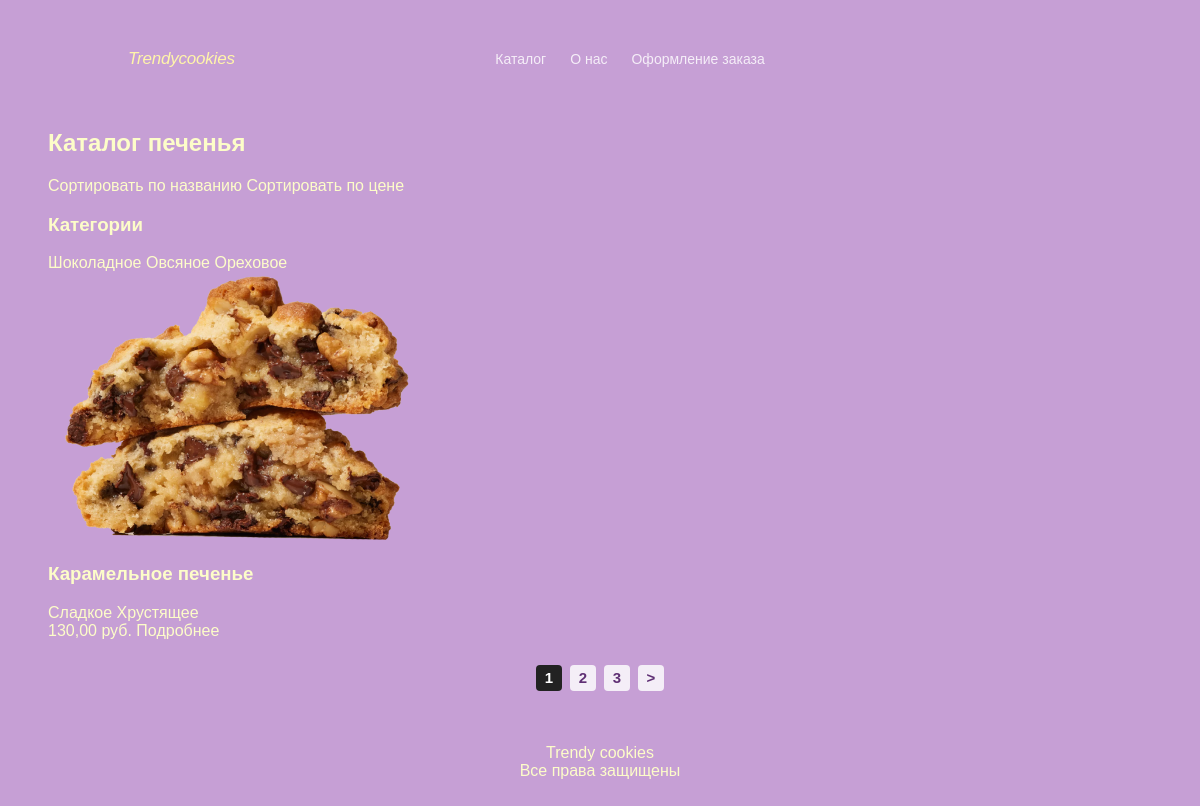
Page /catalog/ on the earlier database version.
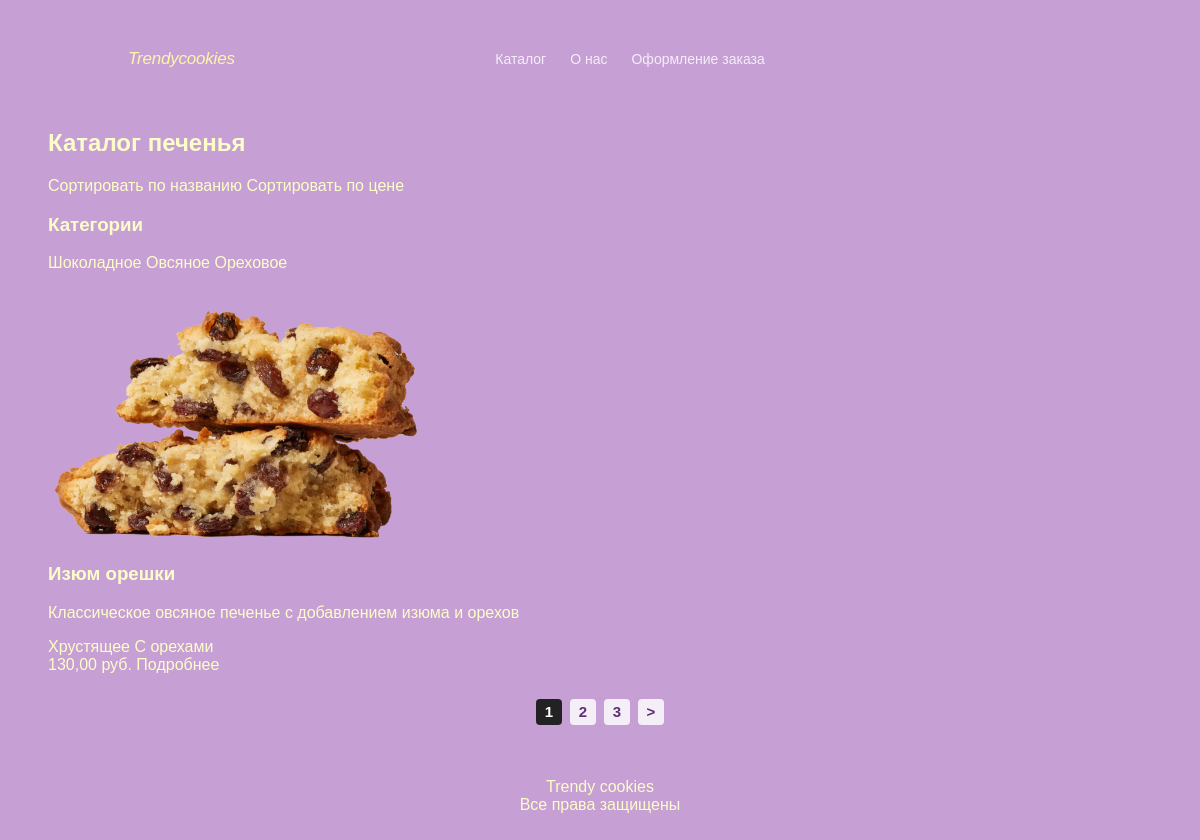
Same page on the later database version.
### shop/models.py (models this page shows, shortened)
class Category(models.Model):
    name = models.CharField(max_length=100, db_index=True)
    slug = models.SlugField(max_length=255, unique=True, db_index=True)
    class Meta:
        verbose_name = 'Категория'
        verbose_name_plural = 'Категории'

class Cookie(models.Model):
    name = models.CharField(max_length=255)
    slug = models.SlugField(max_length=255, unique=True)
    description = models.TextField(blank=True)
    price = models.DecimalField(max_digits=8, decimal_places=2)
    time_create = models.DateTimeField(auto_now_add=True)
    time_update = models.DateTimeField(auto_now=True)
    status = models.IntegerField(default=1)
    category = models.ForeignKey(
        Category,
        on_delete=models.PROTECT,
        related_name='cookies',
        null=True,
        blank=True
    )
    tags = models.ManyToManyField(
        Tag,
        blank=True,
        related_name='cookies'
    )
    photo = models.ImageField(
        upload_to='photos/%Y/%m/%d/',
        blank=True,
        null=True,
        verbose_name='Фото'
    )
    class Meta:
        verbose_name = 'Печенье'
        verbose_name_plural = 'Печенье'

class Tag(models.Model):
    name = models.CharField(max_length=100, db_index=True)
    slug = models.SlugField(max_length=255, unique=True, db_index=True)
    def get_absolute_url(self):
        return reverse('tag', kwargs={'tag_slug': self.slug})
    class Meta:
        verbose_name = 'Тег'
        verbose_name_plural = 'Теги'

### shop/views.py (the view)
# urls.py: path('catalog/', views.CookieCatalog.as_view(), name='catalog'),
class CookieCatalog(DataMixin, ListView):
    model = Cookie
    template_name = 'shop/catalog.html'
    context_object_name = 'cookies'
    title_page = 'Каталог печенья'
    def get_queryset(self):
        sort = self.request.GET.get('sort')
        cookies = Cookie.objects.filter(status=1).select_related(
            'category'
        ).prefetch_related('tags')
        if sort == 'name':
            cookies = cookies.order_by('name')
        elif sort == 'price':
            cookies = cookies.order_by('price')
        else:
            cookies = cookies.order_by('-time_create')
        return cookies
    def get_context_data(self, **kwargs):
        context = super().get_context_data(**kwargs)
        context['cats'] = Category.objects.all()
        return self.get_mixin_context(context)

### shop/utils.py (called while the page is built)
    def get_mixin_context(self, context, **kwargs):
        if self.title_page:
            context['title'] = self.title_page
        context.update(kwargs)
        return context

### shop/templates/shop/catalog.html (shortened to what this page needs)
{% extends 'base.html' %}
{% load static %}
{% block content %}
  <section class="inner-page">
    <div class="container">
      <h1>Каталог печенья</h1>
      <div class="sort-links">
        <a href="{% url 'catalog' %}?sort=name">Сортировать по названию</a>
        <a href="{% url 'catalog' %}?sort=price">Сортировать по цене</a>
      </div>
      <div class="categories">
        <h3>Категории</h3>
        {% for cat in cats %}
          <a href="{% url 'category' cat.id %}">{{ cat.name }}</a>
        {% endfor %}
      </div>
      <div class="cards">
        {% for item in cookies %}
          <div class="card">
            {% if item.photo %}
              <img src="{{ item.photo.url }}" alt="{{ item.name }}" />
            {% else %}
              <img src="{% static 'shop/images/cookie1.png' %}" alt="{{ item.name }}" />
            {% endif %}
            <h3>{{ item.name }}</h3>
            <p>{{ item.description }}</p>
            <div class="card-tags">
              {% for tag in item.tags.all %}
                <a href="{{ tag.get_absolute_url }}">{{ tag.name }}</a>
              {% endfor %}
            </div>
            <div class="card-bottom">
              <span>{{ item.price }} руб.</span>
              <a href="{% url 'cookie_detail' item.slug %}">Подробнее</a>
            </div>
          </div>
        {% endfor %}
      </div>
      {% if page_obj.has_other_pages %}
        <nav class="pagination">
          {% for p in paginator.page_range %}
            {% if page_obj.number == p %}
              <span class="page-link page-current">{{ p }}</span>
            {% elif p >= page_obj.number|add:'-2' and p <= page_obj.number|add:'2' %}
              <a class="page-link" href="?page={{ p }}">{{ p }}</a>
            {% endif %}
          {% endfor %}
          {% if page_obj.has_next %}
            <a class="page-link" href="?page={{ page_obj.next_page_number }}">&gt;</a>
          {% endif %}
        </nav>
      {% endif %}
    </div>
  </section>
{% endblock %}

Differences in the rows shown:
removed Cookie: name "Карамельное печенье", price "130,00", Tag (name "Хрустящее")
no longer on this page (row unchanged): Tag: name "Сладкое", shown under "Карамельное печенье"
now on this page (row unchanged): Cookie: photo (picture), name "Изюм орешки", description "Классическое овсяное печенье с добавлением изюма и орехов", price "130,00", Tag (name "Хрустящее")
now on this page (row unchanged): Tag: name "С орехами", shown under "Изюм орешки"
